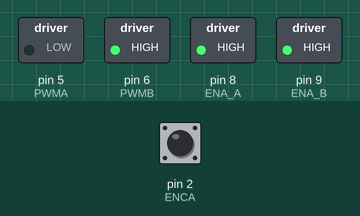
Simulated run of this sketch. Board: Arduino Uno, built with avr-gcc and run on an emulated ATmega328P. Shown: switched loads named in the sketch (green lamp = pin HIGH). Inputs (shaded band) come from the test bench; at power-on: pin 2 (ENCA) HIGH. What the sketch prints to the serial monitor is not drawn.

Above: at 0.1 s.
Timing chart, 0 to 1.6 s (numbered marks = the images above):
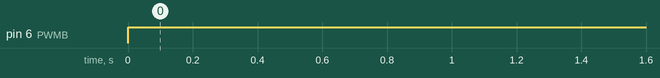

The sketch:

ENCODER_IG52_DC_GEARED_MOTOR.ino
```cpp
#define ENCA 2
#define ENCB 3

#define PWMA 5
#define PWMB 6
#define ENA_A 8
#define ENA_B 9

#define CPR 9360  //Counts Per Revolution
#define FACTOR 6.5    //Factor which is used to convert position from degree to PPR


long pos;


void setup() {
  Serial.begin(9600);

  pinMode(PWMA,OUTPUT);
  pinMode(PWMB,OUTPUT);
  pinMode(ENA_A,OUTPUT);
  pinMode(ENA_B,OUTPUT);
  digitalWrite(ENA_A,HIGH);
  digitalWrite(ENA_B,HIGH);


  pinMode(ENCA,INPUT);
  pinMode(ENCB,INPUT);
  attachInterrupt(digitalPinToInterrupt(ENCA),readEncoder,RISING);
}

void loop() {

  setMotor(-1, 255);
  Serial.println(pos);

}

void setMotor(int dir, int pwmVal){
  if(dir == 1){
    analogWrite(PWMA,pwmVal);
    digitalWrite(PWMB,LOW);
  }
  else if(dir == -1){
    digitalWrite(PWMA,LOW);
    analogWrite(PWMB,pwmVal);
  }
  else{
    digitalWrite(PWMA,LOW);
    digitalWrite(PWMB,LOW);
  }
}

void readEncoder(){
  int b = digitalRead(ENCB);
  if(b > 0){
    pos++;
  }
  else{
    pos--;
  }

}
```

Measured:
- by itself, pin 6 (PWMB): LOW → HIGH at 0.00 s
